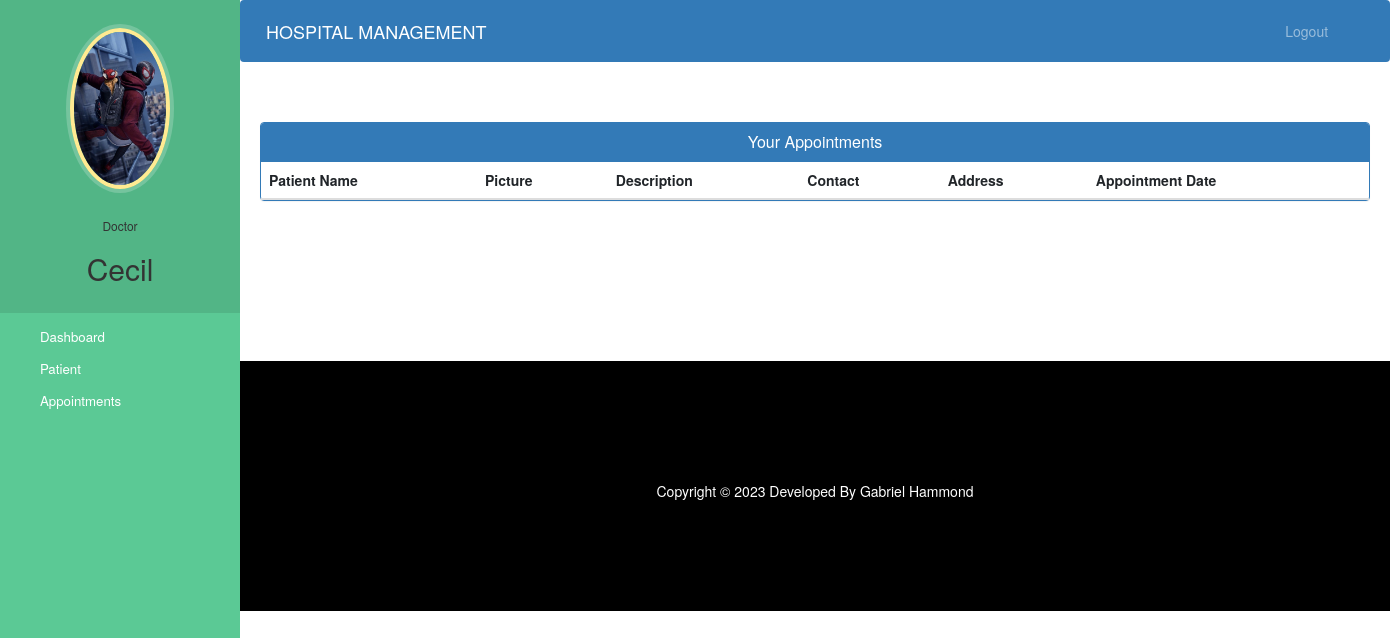
/doctor-view-appointment (signed in), run on an earlier commit of the app's database.
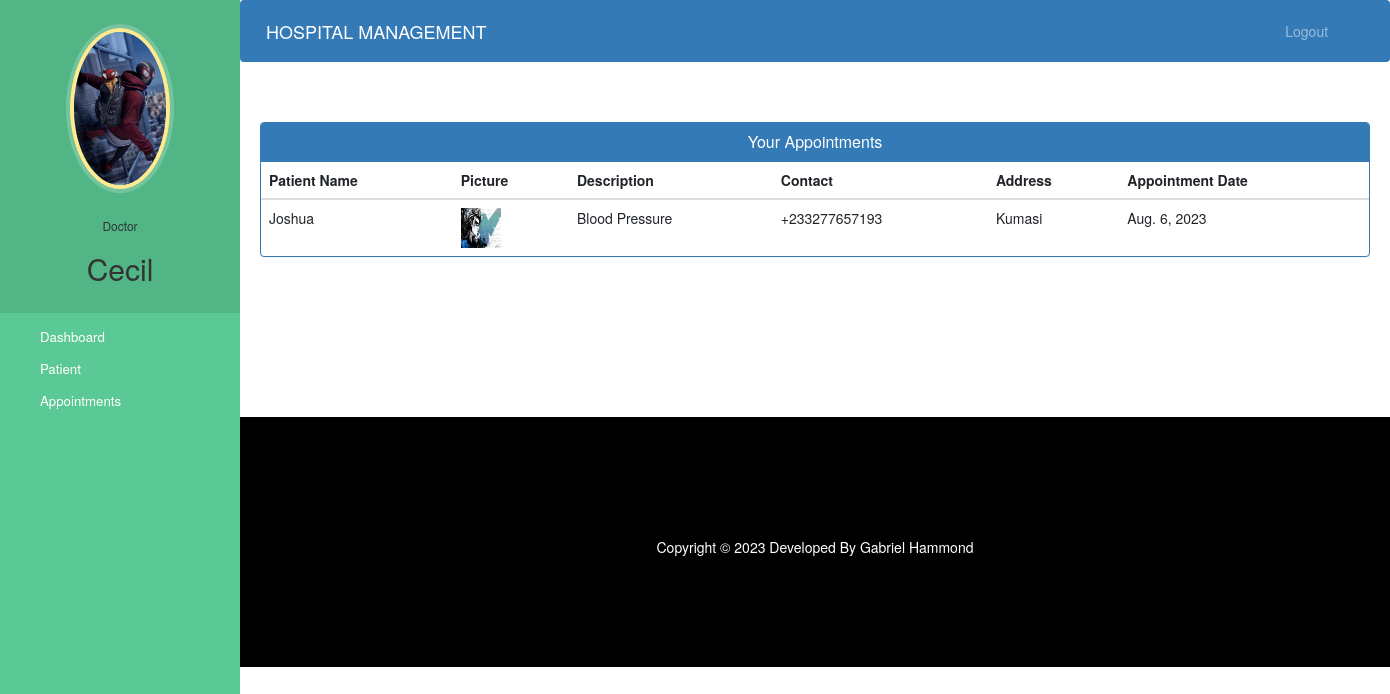
And on a later commit of the database.
### hospital/models.py (models this page shows, shortened)
class Appointment(models.Model):
    patientId=models.PositiveIntegerField(null=True)
    doctorId=models.PositiveIntegerField(null=True)
    patientName=models.CharField(max_length=40,null=True)
    doctorName=models.CharField(max_length=40,null=True)
    appointmentDate=models.DateField(auto_now=True)
    description=models.TextField(max_length=500)
    status=models.BooleanField(default=False)

class Patient(models.Model):
    user=models.OneToOneField(User,on_delete=models.CASCADE)
    profile_pic= models.ImageField(upload_to='profile_pic/PatientProfilePic/',null=True,blank=True)
    address = models.CharField(max_length=40)
    mobile = models.CharField(max_length=20,null=False)
    symptoms = models.CharField(max_length=100,null=False)
    assignedDoctorId = models.PositiveIntegerField(null=True)
    admitDate=models.DateField(auto_now=True)
    status=models.BooleanField(default=False)

### hospital/views.py (the view)
# urls.py: path('doctor-view-appointment', views.doctor_view_appointment_view,name='doctor-view-appointment'),
@login_required(login_url='doctorlogin')
@user_passes_test(is_doctor)
def doctor_view_appointment_view(request):
    doctor=models.Doctor.objects.get(user_id=request.user.id) #for profile picture of doctor in sidebar
    appointments=models.Appointment.objects.all().filter(status=True,doctorId=request.user.id)
    patientid=[]
    for a in appointments:
        patientid.append(a.patientId)
    patients=models.Patient.objects.all().filter(status=True,user_id__in=patientid)
    appointments=zip(appointments,patients)
    return render(request,'hospital/doctor_view_appointment.html',{'appointments':appointments,'doctor':doctor})

### hospital/views.py (called while the page is built)
def is_doctor(user):
    return user.groups.filter(name='DOCTOR').exists()

### templates/hospital/doctor_view_appointment.html (shortened to what this page needs)
{% extends 'hospital/doctor_base.html' %}
{% block content %}
{%load static%}
<head>
  <link href="//netdna.bootstrapcdn.com/bootstrap/3.0.0/css/bootstrap.min.css" rel="stylesheet" id="bootstrap-css">
</head>
<div class="container">
  <div class="panel panel-primary">
    <div class="panel-heading">
      <h6 class="panel-title">Your Appointments</h6>
    </div>
    <table class="table table-hover" id="dev-table">
      <thead>
        <tr>
          <th>Patient Name</th>
          <th>Picture</th>
          <th>Description</th>
          <th>Contact</th>
          <th>Address</th>
          <th>Appointment Date</th>
        </tr>
      </thead>
      {% for a,p in appointments %}
      <tr>
        <td>{{a.patientName}}</td>
        <td> <img src="{% static p.profile_pic.url %}" alt="Profile Pic" height="40px" width="40px" /></td>
        <td>{{a.description}}</td>
        <td>{{p.mobile}}</td>
        <td>{{p.address}}</td>
        <td>{{a.appointmentDate}}</td>
      </tr>
      {% endfor %}
    </table>
  </div>
</div>
{% endblock content %}

What changed in the data, as far as the page shows it:
added Appointment: patientName "Joshua", profile_pic (picture), description "Blood Pressure", mobile "+233277657193", address "Kumasi", appointmentDate "Aug. 6, 2023"
